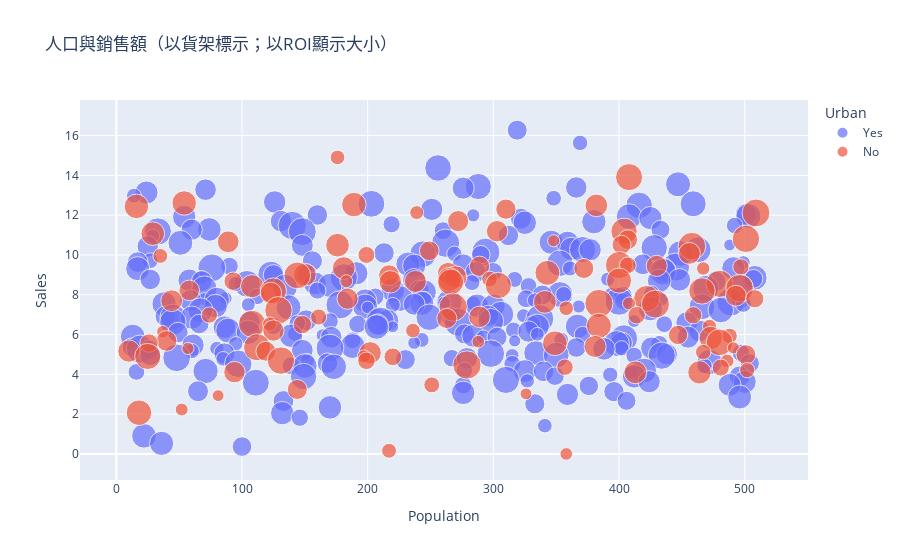

The code cell stored with this chart in its notebook:
### Code cell
fig = px.scatter(data, 
                 x="Population", 
                 y="Sales", 
                 color="Urban",
                 size='Income',
                 hover_data = ['ID', 'Advertising'],
                 title = '人口與銷售額（以貨架標示；以ROI顯示大小）')

iplot(fig)
plot(fig, filename='圖1-人口與銷售額（以郊區標示；以收入顯示大小）.html')

### Figure 1 — Plotly figure (JSON) as saved in the notebook; plotly's stock layout.template omitted (floating-point values rounded to 4 significant figures; data arrays with more than 128 entries replaced by an {"elided": "..."} marker saying what was removed)
{"data": [{"customdata": {"elided": "282x2 int values"}, "hovertemplate": "Urban=Yes<br>Population=%{x}<br>Sales=%{y}<br>Income=%{marker.size}<br>ID=%{customdata[0]}<br>Advertising=%{customdata[1]}<extra></extra>", "legendgroup": "Yes", "marker": {"color": "#636efa", "size": {"elided": "282 int values"}, "sizemode": "area", "sizeref": 0.3, "symbol": "circle"}, "mode": "markers", "name": "Yes", "orientation": "v", "showlegend": true, "type": "scatter", "x": {"elided": "282 int values"}, "xaxis": "x", "y": {"elided": "282 float values"}, "yaxis": "y"}, {"customdata": {"elided": "118x2 int values"}, "hovertemplate": "Urban=No<br>Population=%{x}<br>Sales=%{y}<br>Income=%{marker.size}<br>ID=%{customdata[0]}<br>Advertising=%{customdata[1]}<extra></extra>", "legendgroup": "No", "marker": {"color": "#EF553B", "size": [32, 110, 90, 90, 77, 90, 62, 29, 117, 67, 104, 69, 84, 113, 58, 22, 71, 54, 84, 115, 58, 72, 43, 33, 111, 42, 67, 62, 40, 78, 60, 27, 93, 68, 78, 65, 107, 76, 37, 86, 95, 51, 25, 73, 76, 101, 111, 103, 80, 115, 64, 103, 105, 69, 66, 102, 67, 50, 71, 78, 119, 26, 118, 120, 32, 113, 40, 46, 45, 69, 39, 61, 110, 30, 51, 94, 30, 32, 68, 23, 56, 36, 82, 64, 24, 107, 51, 92, 73, 110, 22, 22, 75, 60, 36, 75, 59, 103, 26, 47, 113, 46, 28, 120, 41, 44, 35, 69, 78, 82, 38, 60, 21, 21, 25, 98, 33, 24], "sizemode": "area", "sizeref": 0.3, "symbol": "circle"}, "mode": "markers", "name": "No", "orientation": "v", "showlegend": true, "type": "scatter", "x": [176, 408, 54, 189, 382, 16, 310, 239, 509, 272, 404, 303, 29, 501, 407, 348, 89, 402, 176, 458, 249, 456, 199, 35, 400, 407, 430, 289, 497, 181, 372, 467, 343, 264, 150, 217, 144, 270, 297, 265, 400, 93, 183, 238, 218, 266, 480, 304, 108, 496, 58, 125, 466, 123, 493, 422, 184, 508, 44, 341, 384, 408, 429, 268, 358, 129, 74, 414, 459, 289, 161, 263, 108, 122, 148, 384, 472, 236, 125, 37, 447, 488, 473, 40, 288, 480, 26, 349, 381, 112, 491, 57, 10, 119, 467, 202, 501, 25, 197, 220, 131, 199, 486, 279, 357, 481, 502, 94, 413, 464, 251, 144, 326, 81, 52, 18, 217, 358], "xaxis": "x", "y": [14.9, 13.91, 12.61, 12.53, 12.49, 12.44, 12.3, 12.13, 12.11, 11.7, 11.19, 11.19, 11.07, 10.81, 10.77, 10.71, 10.66, 10.51, 10.49, 10.44, 10.21, 10.08, 10, 9.95, 9.49, 9.48, 9.45, 9.43, 9.4, 9.34, 9.32, 9.32, 9.1, 9.09, 9.01, 8.98, 8.97, 8.89, 8.79, 8.77, 8.71, 8.68, 8.68, 8.67, 8.65, 8.64, 8.55, 8.47, 8.43, 8.33, 8.22, 8.19, 8.19, 8.09, 7.95, 7.81, 7.8, 7.8, 7.7, 7.64, 7.56, 7.56, 7.53, 7.38, 7.32, 7.22, 6.98, 6.97, 6.97, 6.89, 6.88, 6.81, 6.54, 6.53, 6.5, 6.44, 6.41, 6.2, 6.2, 6.14, 5.98, 5.93, 5.83, 5.68, 5.64, 5.61, 5.57, 5.56, 5.4, 5.36, 5.33, 5.3, 5.17, 5.16, 5.12, 5.08, 4.99, 4.9, 4.9, 4.88, 4.69, 4.68, 4.67, 4.47, 4.36, 4.34, 4.21, 4.11, 4.1, 4.1, 3.47, 3.24, 3.02, 2.93, 2.23, 2.07, 0.16, 0], "yaxis": "y"}], "layout": {"legend": {"itemsizing": "constant", "title": {"text": "Urban"}, "tracegroupgap": 0}, "title": {"text": "人口與銷售額（以貨架標示；以ROI顯示大小）"}, "xaxis": {"anchor": "y", "domain": [0, 1], "title": {"text": "Population"}}, "yaxis": {"anchor": "x", "domain": [0, 1], "title": {"text": "Sales"}}}}
